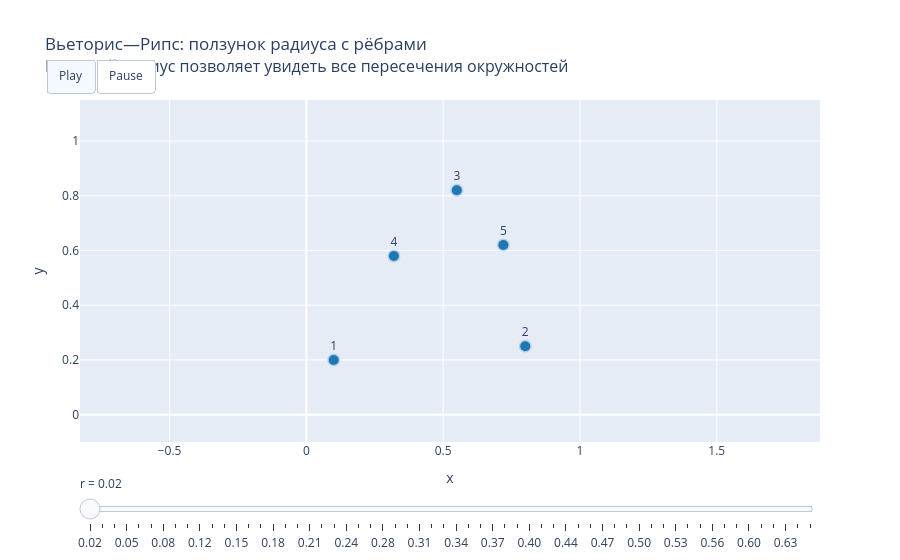

Notebook cell for this chart:
### Code cell
import numpy as np
import plotly.graph_objects as go
from itertools import combinations

pts = np.array([
    [0.10, 0.20],
    [0.80, 0.25],
    [0.55, 0.82],
    [0.32, 0.58],
    [0.72, 0.62],
])


# Было меньше, теперь радиус больше
r_vals = np.linspace(0.02, 0.65, 60)

pairs = list(combinations(range(len(pts)), 2))
pair_dist = {(i, j): np.linalg.norm(pts[i] - pts[j]) for i, j in pairs}

def circle_trace(x, y, r):
    t = np.linspace(0, 2*np.pi, 200)
    return go.Scatter(
        x=x + r*np.cos(t),
        y=y + r*np.sin(t),
        mode='lines',
        line=dict(color='rgba(31,119,180,0.25)', width=2),
        hoverinfo='skip',
        showlegend=False
    )

fig = go.Figure()

# Начальный кадр
r0 = r_vals[0]
for x, y in pts:
    fig.add_trace(circle_trace(x, y, r0))

for i, j in pairs:
    fig.add_trace(go.Scatter(
        x=[pts[i, 0], pts[j, 0]],
        y=[pts[i, 1], pts[j, 1]],
        mode='lines',
        line=dict(color='rgba(214,39,40,0.85)', width=2.5),
        hoverinfo='skip',
        showlegend=False,
        visible=False
    ))

fig.add_trace(go.Scatter(
    x=pts[:, 0],
    y=pts[:, 1],
    mode='markers+text',
    text=[str(i+1) for i in range(len(pts))],
    textposition='top center',
    marker=dict(size=10, color='#1f77b4'),
    name='points'
))

# Кадры
frames = []
for r in r_vals:
    data = [circle_trace(x, y, r) for x, y in pts]

    for i, j in pairs:
        show_edge = pair_dist[(i, j)] <= 2 * r
        data.append(go.Scatter(
            x=[pts[i, 0], pts[j, 0]],
            y=[pts[i, 1], pts[j, 1]],
            mode='lines',
            line=dict(color='rgba(214,39,40,0.85)', width=2.5),
            hoverinfo='skip',
            showlegend=False,
            visible=show_edge
        ))

    data.append(go.Scatter(
        x=pts[:, 0],
        y=pts[:, 1],
        mode='markers+text',
        text=[str(i+1) for i in range(len(pts))],
        textposition='top center',
        marker=dict(size=10, color='#1f77b4'),
        name='points'
    ))

    frames.append(go.Frame(data=data, name=f'{r:.3f}'))

fig.frames = frames

steps = [
    dict(
        method='animate',
        args=[[f'{r:.3f}'], dict(
            mode='immediate',
            frame=dict(duration=0, redraw=True),
            transition=dict(duration=0)
        )],
        label=f'{r:.2f}'
    )
    for r in r_vals
]

fig.update_layout(
    title=dict(
        text='Вьеторис—Рипс: ползунок радиуса с рёбрами<br><span style="font-size: 16px; font-weight: normal;">Больший радиус позволяет увидеть все пересечения окружностей</span>'
    ),
    xaxis=dict(title='x', range=[-0.1, 1.15], scaleanchor='y', scaleratio=1),
    yaxis=dict(title='y', range=[-0.1, 1.15]),
    sliders=[dict(
        active=0,
        currentvalue={'prefix': 'r = '},
        pad={'t': 30},
        steps=steps
    )],
    updatemenus=[dict(
        type='buttons',
        direction='left',
        x=0.1,
        y=1.12,
        buttons=[
            dict(
                label='Play',
                method='animate',
                args=[None, dict(frame=dict(duration=80, redraw=True),
                                 transition=dict(duration=0),
                                 fromcurrent=True)]
            ),
            dict(
                label='Pause',
                method='animate',
                args=[[None], dict(frame=dict(duration=0, redraw=False),
                                   transition=dict(duration=0))]
            )
        ]
    )],
    showlegend=False
)

fig.show()

### Figure 1 — Plotly figure (JSON) as saved in the notebook; plotly's stock layout.template omitted (floating-point values rounded to 4 significant figures; data arrays with more than 128 entries replaced by an {"elided": "..."} marker saying what was removed)
{"data": [{"hoverinfo": "skip", "line": {"color": "rgba(31,119,180,0.25)", "width": 2}, "mode": "lines", "showlegend": false, "type": "scatter", "x": {"elided": "200 float values"}, "y": {"elided": "200 float values"}}, {"hoverinfo": "skip", "line": {"color": "rgba(31,119,180,0.25)", "width": 2}, "mode": "lines", "showlegend": false, "type": "scatter", "x": {"elided": "200 float values"}, "y": {"elided": "200 float values"}}, {"hoverinfo": "skip", "line": {"color": "rgba(31,119,180,0.25)", "width": 2}, "mode": "lines", "showlegend": false, "type": "scatter", "x": {"elided": "200 float values"}, "y": {"elided": "200 float values"}}, {"hoverinfo": "skip", "line": {"color": "rgba(31,119,180,0.25)", "width": 2}, "mode": "lines", "showlegend": false, "type": "scatter", "x": {"elided": "200 float values"}, "y": {"elided": "200 float values"}}, {"hoverinfo": "skip", "line": {"color": "rgba(31,119,180,0.25)", "width": 2}, "mode": "lines", "showlegend": false, "type": "scatter", "x": {"elided": "200 float values"}, "y": {"elided": "200 float values"}}, {"hoverinfo": "skip", "line": {"color": "rgba(214,39,40,0.85)", "width": 2.5}, "mode": "lines", "showlegend": false, "type": "scatter", "visible": false, "x": [0.1, 0.8], "y": [0.2, 0.25]}, {"hoverinfo": "skip", "line": {"color": "rgba(214,39,40,0.85)", "width": 2.5}, "mode": "lines", "showlegend": false, "type": "scatter", "visible": false, "x": [0.1, 0.55], "y": [0.2, 0.82]}, {"hoverinfo": "skip", "line": {"color": "rgba(214,39,40,0.85)", "width": 2.5}, "mode": "lines", "showlegend": false, "type": "scatter", "visible": false, "x": [0.1, 0.32], "y": [0.2, 0.58]}, {"hoverinfo": "skip", "line": {"color": "rgba(214,39,40,0.85)", "width": 2.5}, "mode": "lines", "showlegend": false, "type": "scatter", "visible": false, "x": [0.1, 0.72], "y": [0.2, 0.62]}, {"hoverinfo": "skip", "line": {"color": "rgba(214,39,40,0.85)", "width": 2.5}, "mode": "lines", "showlegend": false, "type": "scatter", "visible": false, "x": [0.8, 0.55], "y": [0.25, 0.82]}, {"hoverinfo": "skip", "line": {"color": "rgba(214,39,40,0.85)", "width": 2.5}, "mode": "lines", "showlegend": false, "type": "scatter", "visible": false, "x": [0.8, 0.32], "y": [0.25, 0.58]}, {"hoverinfo": "skip", "line": {"color": "rgba(214,39,40,0.85)", "width": 2.5}, "mode": "lines", "showlegend": false, "type": "scatter", "visible": false, "x": [0.8, 0.72], "y": [0.25, 0.62]}, {"hoverinfo": "skip", "line": {"color": "rgba(214,39,40,0.85)", "width": 2.5}, "mode": "lines", "showlegend": false, "type": "scatter", "visible": false, "x": [0.55, 0.32], "y": [0.82, 0.58]}, {"hoverinfo": "skip", "line": {"color": "rgba(214,39,40,0.85)", "width": 2.5}, "mode": "lines", "showlegend": false, "type": "scatter", "visible": false, "x": [0.55, 0.72], "y": [0.82, 0.62]}, {"hoverinfo": "skip", "line": {"color": "rgba(214,39,40,0.85)", "width": 2.5}, "mode": "lines", "showlegend": false, "type": "scatter", "visible": false, "x": [0.32, 0.72], "y": [0.58, 0.62]}, {"marker": {"color": "#1f77b4", "size": 10}, "mode": "markers+text", "name": "points", "text": ["1", "2", "3", "4", "5"], "textposition": "top center", "type": "scatter", "x": [0.1, 0.8, 0.55, 0.32, 0.72], "y": [0.2, 0.25, 0.82, 0.58, 0.62]}], "layout": {"showlegend": false, "sliders": [{"active": 0, "currentvalue": {"prefix": "r = "}, "pad": {"t": 30}, "steps": [{"args": [["0.020"], {"frame": {"duration": 0, "redraw": true}, "mode": "immediate", "transition": {"duration": 0}}], "label": "0.02", "method": "animate"}, {"args": [["0.031"], {"frame": {"duration": 0, "redraw": true}, "mode": "immediate", "transition": {"duration": 0}}], "label": "0.03", "method": "animate"}, {"args": [["0.041"], {"frame": {"duration": 0, "redraw": true}, "mode": "immediate", "transition": {"duration": 0}}], "label": "0.04", "method": "animate"}, {"args": [["0.052"], {"frame": {"duration": 0, "redraw": true}, "mode": "immediate", "transition": {"duration": 0}}], "label": "0.05", "method": "animate"}, {"args": [["0.063"], {"frame": {"duration": 0, "redraw": true}, "mode": "immediate", "transition": {"duration": 0}}], "label": "0.06", "method": "animate"}, {"args": [["0.073"], {"frame": {"duration": 0, "redraw": true}, "mode": "immediate", "transition": {"duration": 0}}], "label": "0.07", "method": "animate"}, {"args": [["0.084"], {"frame": {"duration": 0, "redraw": true}, "mode": "immediate", "transition": {"duration": 0}}], "label": "0.08", "method": "animate"}, {"args": [["0.095"], {"frame": {"duration": 0, "redraw": true}, "mode": "immediate", "transition": {"duration": 0}}], "label": "0.09", "method": "animate"}, {"args": [["0.105"], {"frame": {"duration": 0, "redraw": true}, "mode": "immediate", "transition": {"duration": 0}}], "label": "0.11", "method": "animate"}, {"args": [["0.116"], {"frame": {"duration": 0, "redraw": true}, "mode": "immediate", "transition": {"duration": 0}}], "label": "0.12", "method": "animate"}, {"args": [["0.127"], {"frame": {"duration": 0, "redraw": true}, "mode": "immediate", "transition": {"duration": 0}}], "label": "0.13", "method": "animate"}, {"args": [["0.137"], {"frame": {"duration": 0, "redraw": true}, "mode": "immediate", "transition": {"duration": 0}}], "label": "0.14", "method": "animate"}, {"args": [["0.148"], {"frame": {"duration": 0, "redraw": true}, "mode": "immediate", "transition": {"duration": 0}}], "label": "0.15", "method": "animate"}, {"args": [["0.159"], {"frame": {"duration": 0, "redraw": true}, "mode": "immediate", "transition": {"duration": 0}}], "label": "0.16", "method": "animate"}, {"args": [["0.169"], {"frame": {"duration": 0, "redraw": true}, "mode": "immediate", "transition": {"duration": 0}}], "label": "0.17", "method": "animate"}, {"args": [["0.180"], {"frame": {"duration": 0, "redraw": true}, "mode": "immediate", "transition": {"duration": 0}}], "label": "0.18", "method": "animate"}, {"args": [["0.191"], {"frame": {"duration": 0, "redraw": true}, "mode": "immediate", "transition": {"duration": 0}}], "label": "0.19", "method": "animate"}, {"args": [["0.202"], {"frame": {"duration": 0, "redraw": true}, "mode": "immediate", "transition": {"duration": 0}}], "label": "0.20", "method": "animate"}, {"args": [["0.212"], {"frame": {"duration": 0, "redraw": true}, "mode": "immediate", "transition": {"duration": 0}}], "label": "0.21", "method": "animate"}, {"args": [["0.223"], {"frame": {"duration": 0, "redraw": true}, "mode": "immediate", "transition": {"duration": 0}}], "label": "0.22", "method": "animate"}, {"args": [["0.234"], {"frame": {"duration": 0, "redraw": true}, "mode": "immediate", "transition": {"duration": 0}}], "label": "0.23", "method": "animate"}, {"args": [["0.244"], {"frame": {"duration": 0, "redraw": true}, "mode": "immediate", "transition": {"duration": 0}}], "label": "0.24", "method": "animate"}, {"args": [["0.255"], {"frame": {"duration": 0, "redraw": true}, "mode": "immediate", "transition": {"duration": 0}}], "label": "0.25", "method": "animate"}, {"args": [["0.266"], {"frame": {"duration": 0, "redraw": true}, "mode": "immediate", "transition": {"duration": 0}}], "label": "0.27", "method": "animate"}, {"args": [["0.276"], {"frame": {"duration": 0, "redraw": true}, "mode": "immediate", "transition": {"duration": 0}}], "label": "0.28", "method": "animate"}, {"args": [["0.287"], {"frame": {"duration": 0, "redraw": true}, "mode": "immediate", "transition": {"duration": 0}}], "label": "0.29", "method": "animate"}, {"args": [["0.298"], {"frame": {"duration": 0, "redraw": true}, "mode": "immediate", "transition": {"duration": 0}}], "label": "0.30", "method": "animate"}, {"args": [["0.308"], {"frame": {"duration": 0, "redraw": true}, "mode": "immediate", "transition": {"duration": 0}}], "label": "0.31", "method": "animate"}, {"args": [["0.319"], {"frame": {"duration": 0, "redraw": true}, "mode": "immediate", "transition": {"duration": 0}}], "label": "0.32", "method": "animate"}, {"args": [["0.330"], {"frame": {"duration": 0, "redraw": true}, "mode": "immediate", "transition": {"duration": 0}}], "label": "0.33", "method": "animate"}, {"args": [["0.340"], {"frame": {"duration": 0, "redraw": true}, "mode": "immediate", "transition": {"duration": 0}}], "label": "0.34", "method": "animate"}, {"args": [["0.351"], {"frame": {"duration": 0, "redraw": true}, "mode": "immediate", "transition": {"duration": 0}}], "label": "0.35", "method": "animate"}, {"args": [["0.362"], {"frame": {"duration": 0, "redraw": true}, "mode": "immediate", "transition": {"duration": 0}}], "label": "0.36", "method": "animate"}, {"args": [["0.372"], {"frame": {"duration": 0, "redraw": true}, "mode": "immediate", "transition": {"duration": 0}}], "label": "0.37", "method": "animate"}, {"args": [["0.383"], {"frame": {"duration": 0, "redraw": true}, "mode": "immediate", "transition": {"duration": 0}}], "label": "0.38", "method": "animate"}, {"args": [["0.394"], {"frame": {"duration": 0, "redraw": true}, "mode": "immediate", "transition": {"duration": 0}}], "label": "0.39", "method": "animate"}, {"args": [["0.404"], {"frame": {"duration": 0, "redraw": true}, "mode": "immediate", "transition": {"duration": 0}}], "label": "0.40", "method": "animate"}, {"args": [["0.415"], {"frame": {"duration": 0, "redraw": true}, "mode": "immediate", "transition": {"duration": 0}}], "label": "0.42", "method": "animate"}, {"args": [["0.426"], {"frame": {"duration": 0, "redraw": true}, "mode": "immediate", "transition": {"duration": 0}}], "label": "0.43", "method": "animate"}, {"args": [["0.436"], {"frame": {"duration": 0, "redraw": true}, "mode": "immediate", "transition": {"duration": 0}}], "label": "0.44", "method": "animate"}, {"args": [["0.447"], {"frame": {"duration": 0, "redraw": true}, "mode": "immediate", "transition": {"duration": 0}}], "label": "0.45", "method": "animate"}, {"args": [["0.458"], {"frame": {"duration": 0, "redraw": true}, "mode": "immediate", "transition": {"duration": 0}}], "label": "0.46", "method": "animate"}, {"args": [["0.468"], {"frame": {"duration": 0, "redraw": true}, "mode": "immediate", "transition": {"duration": 0}}], "label": "0.47", "method": "animate"}, {"args": [["0.479"], {"frame": {"duration": 0, "redraw": true}, "mode": "immediate", "transition": {"duration": 0}}], "label": "0.48", "method": "animate"}, {"args": [["0.490"], {"frame": {"duration": 0, "redraw": true}, "mode": "immediate", "transition": {"duration": 0}}], "label": "0.49", "method": "animate"}, {"args": [["0.501"], {"frame": {"duration": 0, "redraw": true}, "mode": "immediate", "transition": {"duration": 0}}], "label": "0.50", "method": "animate"}, {"args": [["0.511"], {"frame": {"duration": 0, "redraw": true}, "mode": "immediate", "transition": {"duration": 0}}], "label": "0.51", "method": "animate"}, {"args": [["0.522"], {"frame": {"duration": 0, "redraw": true}, "mode": "immediate", "transition": {"duration": 0}}], "label": "0.52", "method": "animate"}, {"args": [["0.533"], {"frame": {"duration": 0, "redraw": true}, "mode": "immediate", "transition": {"duration": 0}}], "label": "0.53", "method": "animate"}, {"args": [["0.543"], {"frame": {"duration": 0, "redraw": true}, "mode": "immediate", "transition": {"duration": 0}}], "label": "0.54", "method": "animate"}, {"args": [["0.554"], {"frame": {"duration": 0, "redraw": true}, "mode": "immediate", "transition": {"duration": 0}}], "label": "0.55", "method": "animate"}, {"args": [["0.565"], {"frame": {"duration": 0, "redraw": true}, "mode": "immediate", "transition": {"duration": 0}}], "label": "0.56", "method": "animate"}, {"args": [["0.575"], {"frame": {"duration": 0, "redraw": true}, "mode": "immediate", "transition": {"duration": 0}}], "label": "0.58", "method": "animate"}, {"args": [["0.586"], {"frame": {"duration": 0, "redraw": true}, "mode": "immediate", "transition": {"duration": 0}}], "label": "0.59", "method": "animate"}, {"args": [["0.597"], {"frame": {"duration": 0, "redraw": true}, "mode": "immediate", "transition": {"duration": 0}}], "label": "0.60", "method": "animate"}, {"args": [["0.607"], {"frame": {"duration": 0, "redraw": true}, "mode": "immediate", "transition": {"duration": 0}}], "label": "0.61", "method": "animate"}, {"args": [["0.618"], {"frame": {"duration": 0, "redraw": true}, "mode": "immediate", "transition": {"duration": 0}}], "label": "0.62", "method": "animate"}, {"args": [["0.629"], {"frame": {"duration": 0, "redraw": true}, "mode": "immediate", "transition": {"duration": 0}}], "label": "0.63", "method": "animate"}, {"args": [["0.639"], {"frame": {"duration": 0, "redraw": true}, "mode": "immediate", "transition": {"duration": 0}}], "label": "0.64", "method": "animate"}, {"args": [["0.650"], {"frame": {"duration": 0, "redraw": true}, "mode": "immediate", "transition": {"duration": 0}}], "label": "0.65", "method": "animate"}]}], "title": {"text": "Вьеторис—Рипс: ползунок радиуса с рёбрами<br><span style=\"font-size: 16px; font-weight: normal;\">Больший радиус позволяет увидеть все пересечения окружностей</span>"}, "updatemenus": [{"buttons": [{"args": [null, {"frame": {"duration": 80, "redraw": true}, "fromcurrent": true, "transition": {"duration": 0}}], "label": "Play", "method": "animate"}, {"args": [[null], {"frame": {"duration": 0, "redraw": false}, "transition": {"duration": 0}}], "label": "Pause", "method": "animate"}], "direction": "left", "type": "buttons", "x": 0.1, "y": 1.12}], "xaxis": {"range": [-0.1, 1.15], "scaleanchor": "y", "scaleratio": 1, "title": {"text": "x"}}, "yaxis": {"range": [-0.1, 1.15], "title": {"text": "y"}}}}
